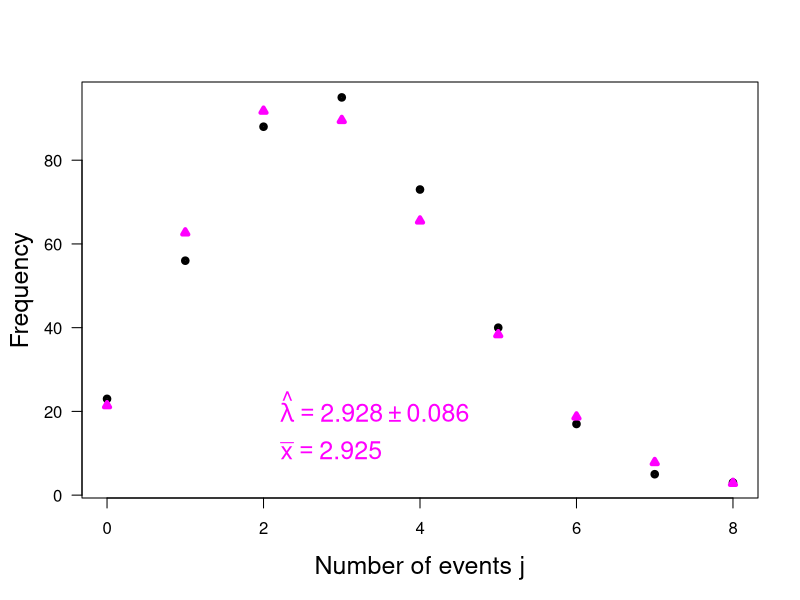

Generate this figure with R:
print('file: SolutionPointEstAitkin.R')
# Aitkin dust counter
ja = seq(0,8)                    # number of events
frequencies=c(23,56,88, 95,73,40,17,5,3)   # frequencies
lambdaEst=sum(ja*frequencies)/sum(frequencies) # estimate of mean rate
# Bayesian estimate:
n = sum(frequencies)
s = sum(ja*frequencies)
lambdaEstB = (s+1)/n; print(c(round(lambdaEstB,4),'lambdaEstB'))
ulambdaEstB = sqrt((s+1))/n; print(c(round(ulambdaEstB,4),'ulambdaEstB'))
lambdaEstBr = round(lambdaEstB,3); ulambdaEstBr = round(ulambdaEstB,3)
# predictions:
pPredict=dpois(ja,lambdaEstB) # probabilities based on estimated lambda
relfre=frequencies/sum(frequencies) # relative frequencies
fPredict=pPredict*sum(frequencies)  # predicted frequencies
# ---------- plots:
sflag = 1
if (sflag == 1) {
  # png('DustCounterF170720.png',width=16,height=16,units='cm',res=300)
  plot(ja,frequencies,type='p',col='black',xlab='Number of events j',ylab='',
       main='',lwd=4,cex=0.6,las=1,cex.lab=1.5)
  title(ylab='Frequency',line=2.5,cex.lab=1.5)
  points(ja,fPredict,col='magenta',lwd=4,cex=0.6,pch=24)
  text(2,10,pos=4,bquote(~bar(x) == .(lambdaEst)),col='magenta',cex=1.5)
  text(2,20,pos=4,bquote(~hat(lambda) == .(lambdaEstBr)  %+-% .(ulambdaEstBr)),col='magenta',cex=1.5)
  # dev.off()
}
if (sflag == 2) {
  # png('DustCounterP170720.png',width=16,height=16,units='cm',res=300)
  plot(ja,relfre,type='p',col='black',las=0,cex=0.6,main='',xlab='Number of events j',
       ylab='',lwd=4,cex.lab=1.5)
  title(ylab='Probability, relative frequency',line=2.8,cex.lab=1.5)
  points(ja,pPredict,col='magenta',lwd=4,cex=0.6,pch=24)
  text(2,0.025,pos=4,bquote(~bar(x) == .(lambdaEst)),col='magenta',cex=1.5)
  text(2,0.05,pos=4,bquote(~hat(lambda) == .(lambdaEstBr)  %+-% .(ulambdaEstBr)),col='magenta',cex=1.5)
  # dev.off()
}